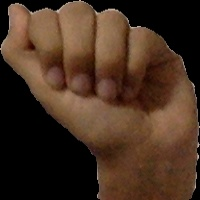
#> input picture Data/RawImages/A_125.jpg, 200 x 200 px, given in place of the camera
$ python handdetection.py   (older library calls are emulated)
#> lines starting #> are read from the running program, lines starting #| are printed output that depends on the picture; after the words box and inside, x2 and y2 are one past the last pixel; in counts of white or black regions, pixels touching at a corner belong together
'''
Created by Ping Yuhan on Sep. 18, 2018

This is a test program for testing camera control and hand detection techniques.

Latest updated on Oct. 16, 2018
'''

import cv2
import numpy as np
import copy
import math

# parameter settings for ROI(region of interest)
roi_x = 0.5
roi_y = 0.8
threshold = 60 # threshold value
blur = 5 # Gaussian blur value
bg_threshold = 50 # background threshold value
learningRate = 0 # learning rate for MOG2

bg_extraction = 0 #backgroun subtraction or not
checkFinger = False # check fingers

# background subtraction
def removeBG(frame):
    fgmask = bgModel.apply(frame,learningRate=learningRate)
    kernel = np.ones((3, 3), np.uint8)
    fgmask = cv2.erode(fgmask, kernel, iterations=1)
    res = cv2.bitwise_and(frame, frame, mask=fgmask)
    isBgExtraction = 1
    return res

def handDetection(contour, drawing):
    # hand detection by calculating the convexy hull and convexity defects
    hull = cv2.convexHull(contour, returnPoints = False)

    if len(hull) > 3:
        cvxDef = cv2.convexityDefects(contour, hull)
        if type(cvxDef) != type(None):
            count = 0
            for i in range(cvxDef.shape[0]):
                start_of_cvxDef, end_of_cvxDef, far_of_cvxDef, depth_of_cvxDef = cvxDef[i][0]
                # the start point, end point and deepest point forms a triangle, if the bottom angle is less than
                # 90 degrees, there are two fingers alongside
                start = tuple(contour[start_of_cvxDef][0])
                end = tuple(contour[end_of_cvxDef][0])
                far = tuple(contour[far_of_cvxDef][0])

                v1 = math.sqrt((end[0] - start[0]) ** 2 + (end[1] - start[1]) ** 2)
                v2 = math.sqrt((far[0] - start[0]) ** 2 + (far[1] - start[1]) ** 2)
                v3 = math.sqrt((end[0] - far[0]) ** 2 + (end[1] - far[1]) ** 2)

                angle = math.acos((v2 ** 2 + v3 ** 2 - v1 ** 2) / (2 * v2 * v3)) # calculate the consine value
                if angle < math.pi / 2:
                    #if bottom angle < 90, there is a finger alongside
                    count += 1
                    #cv2.line(img, start, end, (0, 255, 0), 2) # draw convexy hull
                    cv2.circle(drawing, far, 6, (255, 0, 0), -1) # draw bottom points
            return True, count
    return False, 0

def printThreshold(threshold):
    # print the dynamic threshold value
    print('Changing threshold to : ', str(threshold))

# Real-time computer vision and camera operation
cameraIndex = int(input('Please specify which camera to use, 0 for default webcam: '))
#> the answer given: 3
camera = cv2.VideoCapture(cameraIndex)
camera.set(10, 200) # set the brightness
font = cv2.FONT_HERSHEY_SIMPLEX # set the font

# threshold window
cv2.namedWindow('Threshold Settings')
cv2.createTrackbar('Threshold', 'Threshold Settings', threshold, 100, printThreshold)

#keyboard operation commands
print('Press "b" to subtract background or press "r" to reset the extraction.')

while camera.isOpened():
    success, frame = camera.read()
#> frame is the input picture: shape (200, 200, 3); mean B, G, R 33.1, 48.5, 71.1
    threshold = cv2.getTrackbarPos('Threshold', 'Threshold Settings')
    frame = cv2.bilateralFilter(frame, 5, 50, 100) # bilateral filter
    frame = cv2.flip(frame, 1) # mirror the frame
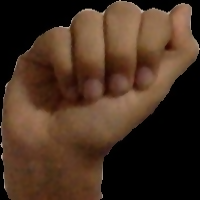
#> frame: shape (200, 200, 3); mean B, G, R 33, 48.5, 71
    # define ROI
    cv2.rectangle(frame, (int(roi_x * frame.shape[1]), 0), (frame.shape[1], int(roi_y * frame.shape[0])), (255, 0, 0), 2)
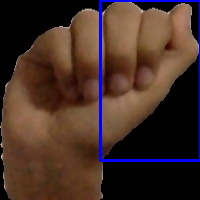
#> frame: shape (200, 200, 3); 2.83% of pixels changed, all inside (x1, y1, x2, y2) = (99, 0, 200, 162)
    cv2.imshow('Camera', frame)

    # background subtraction
    if bg_extraction == 1:
        img = removeBG(frame)
        img = img[0: int(roi_y * frame.shape[0]), int(roi_x * frame.shape[1]): frame.shape[1]] # extract ROI
        cv2.imshow('Mask', img) # mask image

        # gaussian blur
        grayImg = cv2.cvtColor(img, cv2.COLOR_BGR2GRAY)
        blurImg = cv2.GaussianBlur(grayImg, (blur, blur), 0)
        cv2.imshow('Blur', blurImg) # blur image

        # dynamically adjust the threshold value by detecting the light condition, get the intensity value of
        # top center pixel
        w, h = np.shape(img)[: 2]
        lightLv = grayImg[int(h / 100)][int(w / 2)]
        thresLv = bg_threshold + lightLv
        print('Threshold changes to :', thresLv)
        success, thresImg = cv2.threshold(blurImg, thresLv, 255, cv2.THRESH_BINARY + cv2.THRESH_OTSU)
        cv2.imshow('Threshold Image', thresImg) # dynamic threshold image

        # contour of hand
        newThresImg = copy.deepcopy(thresImg)
        _, cnt, hierarchy = cv2.findContours(newThresImg, cv2.RETR_TREE, cv2.CHAIN_APPROX_SIMPLE)
        maxArea = -1
        length = len(cnt)
        if length > 0:
            for i in range(len(cnt)):
                cur = cnt[i]
                area = cv2.contourArea(cur)
                if area > maxArea:
                    maxArea = area
                    ci = i

            maxCnt = cnt[ci] # find the largest contour area to get the largest contour which is the contour of hand

            hull = cv2.convexHull(maxCnt)
            drawing = np.zeros(img.shape, np.uint8)
            moment = cv2.moments(maxCnt)
            if moment['m00'] != 0:
                #center coordinates, x = M10/M00, y = M01/M00
                center_x = int(moment['m10'] / moment['m00'])
                center_y = int(moment['m01'] / moment['m00'])
                center = (center_x, center_y)
            #cv2.circle(img, center, 5, (0, 0, 255), 2)
            cv2.drawContours(drawing, [maxCnt], 0, (0, 255, 0), 2)
            cv2.drawContours(drawing, [hull], -1, (0, 0, 255), 3)

            isFinger, count = handDetection(maxCnt, drawing)
            # finger counting
            if checkFinger is True:
                if isFinger is True:
                    print('Finger count = ', count)

        cv2.imshow('Drawing', drawing)

    # keyboard operation commands
    key = cv2.waitKey(10)
#> (key Esc is pressed here)
    if key == 27:
        #ESC tp exit
        break
    elif key == ord('b'):
        # start background extraction
        bgModel = cv2.createBackgroundSubtractorMOG2()
        bg_extraction = 1
        print('background extraction performed. You can press "r" to reset.')
    elif key == ord('r'):
        # reset background
        bgModel = None
        bg_extraction = 0
        checkFinger = False
        print('System reset.')
    elif key == ord('c'):
        # finger count
        checkFinger = True
        print('Finger checker is on. ')
    elif key == ord('p'):
        # print the drawing
        h, w = img.shape[: 2]
        printImg = cv2.resize(img, (h, w), interpolation = cv2.INTER_CUBIC)
        cv2.imwrite('Data/Output/drawing.jpg', drawing)
        print('Drawing has been printed.')


# [16 lines of commented-out code are left out]

$ run again, on Data/RawImages/B_400.jpg
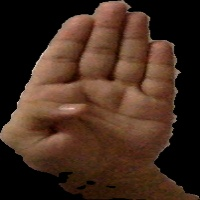
#> input picture Data/RawImages/B_400.jpg, 200 x 200 px, given in place of the camera
#> frame is the input picture: shape (200, 200, 3); mean B, G, R 30.6, 43.8, 67.6
#> `frame = cv2.flip(frame, 1)`:
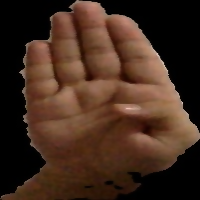
#> frame: shape (200, 200, 3); mean B, G, R 30.6, 43.8, 67.6
#> `cv2.rectangle(frame, (int(roi_x * frame.shape[1]), 0), (frame.shape[1]..`:
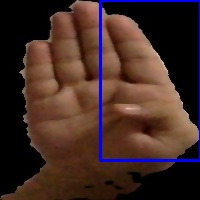
#> frame: shape (200, 200, 3); 2.83% of pixels changed, all inside (x1, y1, x2, y2) = (99, 0, 200, 162)

$ run again, on Data/RawImages/D_104.jpg
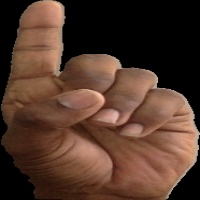
#> input picture Data/RawImages/D_104.jpg, 200 x 200 px, given in place of the camera
#> frame is the input picture: shape (200, 200, 3); mean B, G, R 43, 55.9, 82.7
#> `frame = cv2.flip(frame, 1)`:
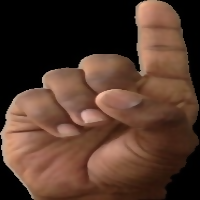
#> frame: shape (200, 200, 3); mean B, G, R 42.9, 55.9, 82.7
#> `cv2.rectangle(frame, (int(roi_x * frame.shape[1]), 0), (frame.shape[1]..`:
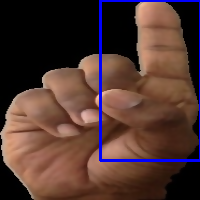
#> frame: shape (200, 200, 3); 2.83% of pixels changed, all inside (x1, y1, x2, y2) = (99, 0, 200, 162)

$ run again, on Data/RawImages/F_131.jpg
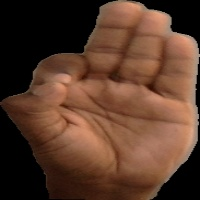
#> input picture Data/RawImages/F_131.jpg, 200 x 200 px, given in place of the camera
#> frame is the input picture: shape (200, 200, 3); mean B, G, R 42.9, 59.3, 90.4
#> `frame = cv2.flip(frame, 1)`:
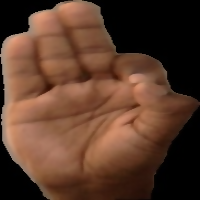
#> frame: shape (200, 200, 3); mean B, G, R 42.9, 59.3, 90.4
#> `cv2.rectangle(frame, (int(roi_x * frame.shape[1]), 0), (frame.shape[1]..`:
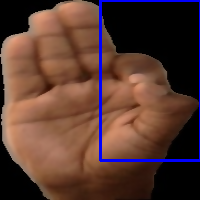
#> frame: shape (200, 200, 3); 2.83% of pixels changed, all inside (x1, y1, x2, y2) = (99, 0, 200, 162)
